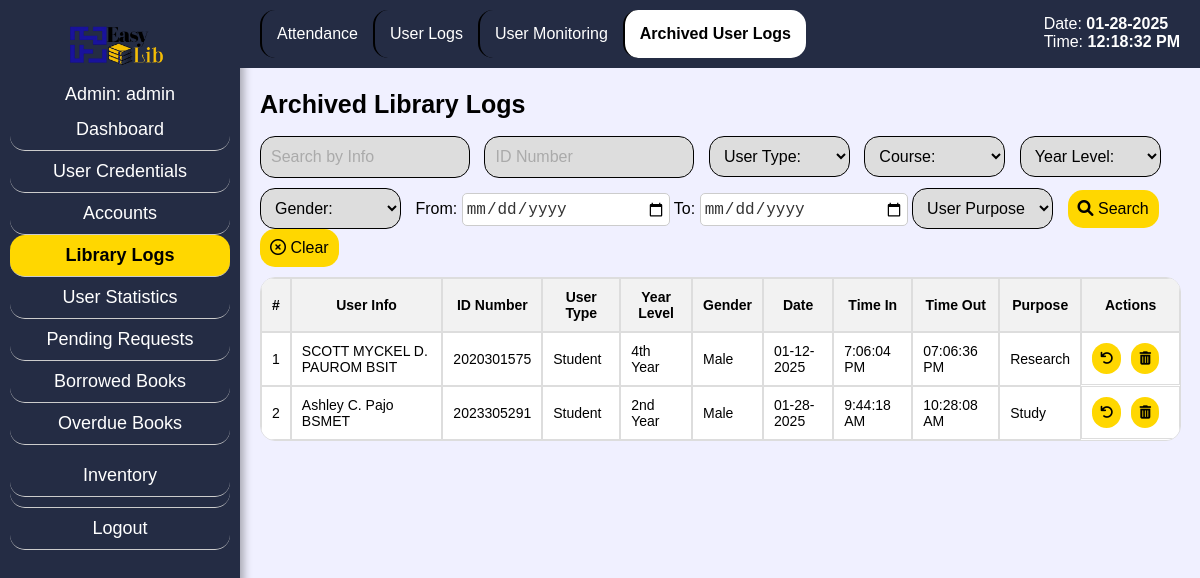
Screenshot of /admin_aliblogs.php?aid=1 with the database file from the repository.
### tables this page shows
CREATE TABLE `chkin` (
  `id` int(9) NOT NULL,
  `info` varchar(999) NOT NULL,
  `idnum` varchar(255) NOT NULL,
  `year_level` varchar(50) NOT NULL,
  `gender` varchar(50) NOT NULL,
  `user_type` varchar(255) NOT NULL,
  `date` varchar(255) NOT NULL,
  `timein` varchar(999) NOT NULL,
  `timeout` varchar(999) NOT NULL,
  `purpose` varchar(255) NOT NULL,
  `archived` varchar(99) NOT NULL
);

### admin_aliblogs.php (the view, shortened to what this page needs)
<?php
include 'config.php';
if(isset($_GET['aid'])) {
    $aid = $_GET['aid'];
    $query = "SELECT username FROM admin WHERE aid = ?";
    $stmt = $mysqli->prepare($query);
    $stmt->bind_param("i", $aid);
    if (!$stmt->execute()) {
        die("Error in executing statement: " . $stmt->error);
    }
    $result = $stmt->get_result();
    if ($result && $result->num_rows > 0) {
        $admin = $result->fetch_assoc();
        $admin_username_display = $admin['username'];
    } else {
        $admin_username_display = "Username";
    }
}
$search = isset($_GET['search']) ? $_GET['search'] : '';
$user_type = isset($_GET['user_type']) ? $_GET['user_type'] : '';
$course = isset($_GET['course']) ? $_GET['course'] : '';
$start_date = isset($_GET['start_date']) ? $_GET['start_date'] : '';
$end_date = isset($_GET['end_date']) ? $_GET['end_date'] : '';
$purpose = isset($_GET['purpose']) ? $_GET['purpose'] : '';
$year_level = isset($_GET['year_level']) ? $_GET['year_level'] : '';
$gender = isset($_GET['gender']) ? $_GET['gender'] : '';
$query = "SELECT * FROM chkin WHERE archived = 'Yes'";
$result = $mysqli->query($query);
?>
<!DOCTYPE html>
<html lang="en">
<head>
    <link rel="stylesheet" href="css/admin_srch.css">
    <link rel="stylesheet" href="https://cdnjs.cloudflare.com/ajax/libs/font-awesome/6.0.0-beta3/css/all.min.css">
</head>
<body class="bg">
<div class="sidebar">
    <span style="margin-left: 25%;"><img src="css/pics/logop.png" alt="Logo" class="logo"></span>
        <?php
        if(isset($admin_username_display)) {
            echo '<div class="hell">Admin: ' . $admin_username_display . '</span></div>';
        } else {
            echo '<div>Admin: <br>Username</div>';
        }
        ?>
        <a href="admin_dash.php<?php if(isset($aid)) echo '?aid=' . $aid; ?>" class="sidebar-item">Dashboard</a>
        <a href="admin_pf.php<?php if(isset($aid)) echo '?aid=' . $aid; ?>" class="sidebar-item">User Credentials</a>
        <a href="admin_srch.php<?php if(isset($aid)) echo '?aid=' . $aid; ?>" class="sidebar-item">Accounts</a>
        <a href="admin_attd.php<?php if(isset($aid)) echo '?aid=' . $aid; ?>" class="sidebar-item active">Library Logs</a>
        <a href="admin_stat.php<?php if (isset($aid)) echo '?aid=' . $aid; ?>" class="sidebar-item">User Statistics</a>
        <a href="admin_preq.php<?php if(isset($aid)) echo '?aid=' . $aid; ?>" class="sidebar-item">Pending Requests</a>
        <a href="admin_brel.php<?php if(isset($aid)) echo '?aid=' . $aid; ?>" class="sidebar-item">Borrowed Books</a>
        <a href="admin_ob.php<?php if(isset($aid)) echo '?aid=' . $aid; ?>" class="sidebar-item">Overdue Books</a>
        <div class="sidebar-item dropdown">
            <a href="#" class="dropdown-link" onmouseover="toggleDropdown(event)">Inventory</a>
        </div>
        <a href="login.php" class="sidebar-item logout-btn">Logout</a>
    </div>
    <div class="content">
        <nav class="secondary-navbar">
            <a href="admin_attd.php<?php if(isset($aid)) echo '?aid=' . $aid; ?>" class="secondary-navbar-item">Attendance</a>
            <a href="liblogs.php<?php if(isset($aid)) echo '?aid=' . $aid; ?>" class="secondary-navbar-item">User Logs</a>
            <a href="admin_accred.php<?php if(isset($aid)) echo '?aid=' . $aid; ?>" class="secondary-navbar-item">User Monitoring</a>
            <a href="admin_aliblogs.php<?php if(isset($aid)) echo '?aid=' . $aid; ?>" class="secondary-navbar-item active">Archived User Logs</a>
        </nav>
    </div>
    <div class="fixed-date-time">
        <p>Date: <span id="current-date"><?php echo date("m-d-Y"); ?></span></p>
        <p>Time: <span id="current-time"></span></p>
    </div>
    <div class="content-container">
    <div class="search-bar">
    <h1 style="color: black;">Archived Library Logs</h1>
    <form method="GET" action="admin_aliblogs.php">
    <div class="search-inputs">
                    <input type="text" id="search" name="search" value="<?php echo $search; ?>" placeholder="Search by Info">
                    <input type="text" id="idnum" name="idnum" value="<?php echo isset($_GET['idnum']) ? $_GET['idnum'] : ''; ?>" placeholder="ID Number">
                    <select name="user_type">
                        <option value="" <?php if(empty($user_type)) echo "selected"; ?>>User Type:</option>
                    </select>
                    <select name="course">
                        <option value="" <?php if(empty($course)) echo "selected"; ?>>Course:</option>
                    </select>
                    <select name="year_level">
                        <option value="" <?php if(empty($year_level)) echo "selected"; ?>>Year Level:</option>
                    </select>
                    <select name="gender">
                        <option value="" <?php if(empty($gender)) echo "selected"; ?>>Gender:</option>
                    </select>
                    <label for="start-date" style="color: black;">From:</label>
                    <input type="date" id="start-date" name="start_date" value="<?php echo $start_date; ?>">
                    <label for="end-date" style="color: black;">To:</label>
                    <input type="date" id="end-date" name="end_date" value="<?php echo $end_date; ?>">
                    <select name="purpose">
                        <option value="" <?php if(empty($purpose)) echo "selected"; ?>>User Purpose:</option>
                    </select>
                    <button type="submit"><i class="fas fa-search"></i> Search</button>
                    <button type="button" onclick="clearForm()"><i class="fa-regular fa-circle-xmark"></i> Clear</button>
                </div>
            </form>
    </div>
    <?php
        if ($result && $result->num_rows > 0) {
            echo '<table id="dataTable">';
            echo '<thead>';
            echo '<tr><th>#</th><th>User Info</th><th>ID Number</th><th>User Type</th><th>Year Level</th><th>Gender</th><th>Date</th><th>Time In</th><th>Time Out</th><th>Purpose</th><th colspan="2">Actions</th></tr>';
            echo '</thead>';
            echo '<tbody id="dataTableBody">';
            $counter = 0;
            while ($row = $result->fetch_assoc()) {
                $counter++;
                echo '<tr>';
                echo '<td class="counter">' . $counter . '</td>';
                echo '<td>' . $row['info'] . '</td>';
                echo '<td>' . $row['idnum'] . '</td>';
                echo '<td>' . $row['user_type'] . '</td>';
                echo '<td>' . $row['year_level'] . '</td>';
                echo '<td>' . $row['gender'] . '</td>';
                echo '<td>' . $row['date'] . '</td>';
                echo '<td>' . $row['timein'] . '</td>';
                echo '<td>' . ($row['timeout'] ? $row['timeout'] : 'N/A') . '</td>';
                echo '<td>' . $row['purpose'] . '</td>';
                echo '<td style="text-align: center; display: flex;">';
                echo '<button class="edit-btn" onclick="unarchiveEntry(' . $row['id'] . ')"><i class="fa fa-undo"></i></button>';
                echo '<button class="delete-btn" onclick="deleteEntry(' . $row['id'] . ', ' . $aid . ')"><i class="fas fa-trash-alt"></i></button></td>';
                echo '</tr>';
            }
            echo '</tbody>';
            echo '</table>';
        } else {
            echo '<p>No data found.</p>';
        }
        ?>
</div>
</body>
</html>

### css/admin_srch.css (style rules this page uses)
.bg { margin: 0; padding: 0; font-family: Century Gothic,CenturyGothic,AppleGothic,sans-serif; background-color: #F0F0FF; }
.logo { height: 50px; width: auto; }
.sidebar { background-color: #242c44; width: 220px; padding: 20px 10px 20px 10px; height: 100%; font-size: 18px; position: fixed; top: 0; color: white; box-shadow: 4px 0 8px rgba(0, 0, 0, 0.3); }
.sidebar-item { padding: 10px 0; border-bottom: 1px solid #ccc; text-decoration: none; color: white; display: block; text-align: center; border-radius: 15px; }
.sidebar-item.active { background-color: gold; color: black; font-weight: bold; display: block; padding: 10px 0; }
.logout-btn { margin-top: auto; padding: 10px 0; text-decoration: none; color: white; display: block; text-align: center; border-radius: 15px; }
.secondary-navbar { background-color: #242c44; padding: 10px 20px; display: block; float: left; align-items: center; margin-left: 240px; position: fixed; width: 100%; position: fixed; top: 0; z-index: 1000; }
.secondary-navbar-item { padding: 15px; text-decoration: none; color: white; display: block; border-left: 2px solid black; float: left; text-align: center; border-radius: 15px; }
.secondary-navbar-item.active { background-color: white; color: black; font-weight: bold; }
.content-container { margin-top: 70px; margin-left: 240px; padding-left: 20px; overflow-y: auto; height: calc(100% - 70px); padding-bottom: 20px; }
.search-bar { margin-top: 20px; margin-bottom: 20px; }
.search-bar input[type="text"], .search-bar input[type="number"], .search-bar select, .search-bar button[type="submit"], .search-bar button[type="button"] { padding: 10px; font-size: 16px; border: 1px solid black; display: inline-block; margin-right: 10px; background-color: #ddd; }
.search-bar input[type="text"] { width: 20%; border-radius: 15px; }
.search-bar select { width: 15%; border-radius: 15px; }
input[type="date"] { width: 200px; height: 25px; padding: 3px; border: 1px solid #ccc; border-radius: 5px; background-color: #fff; color: #333; font-size: 16px; outline: none; }
input[type="date"]::placeholder { color: #aaa; }
.search-bar button[type="submit"] { background-color: gold; color: black; cursor: pointer; border-radius: 15px; border: none; }
.search-bar input[type="text"]::placeholder { color: #aaa; }
.search-bar button[type="button"] { background-color: gold; color: black; cursor: pointer; border-radius: 15px; border: none; }
#dataTable { cursor: pointer; }
h1 { font-size: 25px; }
table { width: 98%; margin-top: -10px; font-size: 14px; border-spacing: 0; border-radius: 15px; overflow: hidden; border: 1px solid #ddd; }
table tr { color: black; background-color: white; }
table th, table td { padding: 10px; border: 1px solid #ddd; text-align: left; }
table th { background-color: #f2f2f2; text-align: center; }
.fixed-date-time { position: fixed; top: 15px; right: 20px; color: white; font-size: 16px; z-index: 1000; }
.fixed-date-time p { margin: 0; padding: 0; }
.fixed-date-time span { font-weight: bold; }
.edit-btn, .delete-btn { border: none; background-color: gold; color: black; border-radius: 30px; padding: 8px; cursor: pointer; transition: background-color 0.3s; margin-right: 10px; text-decoration: none; }
input[type="number"], input[type="text"] { width: 500px; height: 20px; padding: 5px; border: none; border-radius: 5px; margin-bottom: 10px; background-color: white; color: black; }
.dropdown-link { padding: 10px 0; border-bottom: 1px solid #ccc; text-decoration: none; color: white; display: block; text-align: center; border-radius: 15px; }
.hell { text-align: center; margin-bottom: 2%; margin-top: 4%; }

### rows the page displays
chkin: info "SCOTT MYCKEL D. PAUROM BSIT", idnum "2020301575", user_type "Student", year_level "4th Year", gender "Male", date "01-12-2025", timein "7:06:04 PM", timeout "07:06:36 PM", purpose "Research"
chkin: info "Ashley C. Pajo BSMET", idnum "2023305291", user_type "Student", year_level "2nd Year", gender "Male", date "01-28-2025", timein "9:44:18 AM", timeout "10:28:08 AM", purpose "Study"

### other values shown
$admin_username_display "admin"
